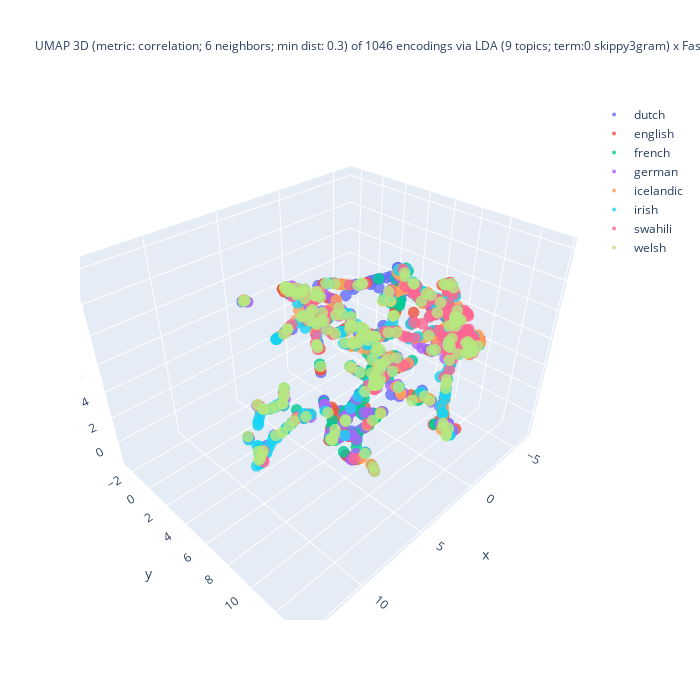

Notebook source saved alongside this figure:
### Code cell
%%capture --no-display

## Plotlyを使って UMAP の結果の可視化 (3D)
import plotly.graph_objects as go
import numpy as np

## 色分けの単位を選択
if color_lang_family:
    colored_var = 'family'
else:
    colored_var = 'language'
## umap_df を作成
X = zip(doc_UMAP_3d[:,0], doc_UMAP_3d[:,1], doc_UMAP_3d[:,2],
        doc_fit_df[colored_var]) # zip(..)が必要
umap_df = pd.DataFrame(X, columns = ['D1', 'D2', 'D3', colored_var])
#
fig = go.Figure()
for lang_name in sorted(set(umap_df[colored_var])):
    # set marker size of the target domain
    traced = umap_df[ umap_df['language'] == lang_name ]
    fig.add_trace(
        go.Scatter3d(
            x = traced['D1'], y = traced['D2'], z = traced['D3'],
            name = lang_name,
            mode = 'markers',
            marker = dict(size = 4, opacity = 0.8),
            marker_colorscale = color_palette, # worked??
            showlegend = True
        )
    )

## 3D 散布図にラベルを追加する処理は未実装
df_size = len(df)
## title_header
title_header = f"UMAP 3D (metric: {umap_metric}; {umap_n_neighbors} neighbors; min dist: {umap_min_dist}) of {df_size} encodings via\n"
## title_body
if use_FastText:
    if use_LDA:
        title_body = f"LDA ({n_topics} topics; term:0 {lda_term_type}) x FastText ({ft_n_dims} dims; term: {ft_term_type}; window: {ft_window_size})"
    else:
        title_body = f"FastText ({ft_n_dims} dims; term: {ft_term_type}; window: {ft_window_size})"
else:
    title_body = f"LDA ({n_topics} topics; term: {lda_term_type})"
#
title_val = title_header + title_body
fig.update_layout(title = dict(text = title_val, font_size = 12), autosize = False, width = 700, height = 700)
fig.show()

### Figure 1 — Plotly figure (JSON) as saved in the notebook; plotly's stock layout.template omitted (floating-point values rounded to 4 significant figures; data arrays with more than 128 entries replaced by an {"elided": "..."} marker saying what was removed)
{"data": [{"marker": {"colorscale": [[0, "#2E91E5"], [0.04348, "#E15F99"], [0.08696, "#1CA71C"], [0.1304, "#FB0D0D"], [0.1739, "#DA16FF"], [0.2174, "#222A2A"], [0.2609, "#B68100"], [0.3043, "#750D86"], [0.3478, "#EB663B"], [0.3913, "#511CFB"], [0.4348, "#00A08B"], [0.4783, "#FB00D1"], [0.5217, "#FC0080"], [0.5652, "#B2828D"], [0.6087, "#6C7C32"], [0.6522, "#778AAE"], [0.6957, "#862A16"], [0.7391, "#A777F1"], [0.7826, "#620042"], [0.8261, "#1616A7"], [0.8696, "#DA60CA"], [0.913, "#6C4516"], [0.9565, "#0D2A63"], [1, "#AF0038"]], "opacity": 0.8, "size": 4}, "mode": "markers", "name": "dutch", "showlegend": true, "type": "scatter3d", "x": {"elided": "173 float values"}, "y": {"elided": "173 float values"}, "z": {"elided": "173 float values"}}, {"marker": {"colorscale": [[0, "#2E91E5"], [0.04348, "#E15F99"], [0.08696, "#1CA71C"], [0.1304, "#FB0D0D"], [0.1739, "#DA16FF"], [0.2174, "#222A2A"], [0.2609, "#B68100"], [0.3043, "#750D86"], [0.3478, "#EB663B"], [0.3913, "#511CFB"], [0.4348, "#00A08B"], [0.4783, "#FB00D1"], [0.5217, "#FC0080"], [0.5652, "#B2828D"], [0.6087, "#6C7C32"], [0.6522, "#778AAE"], [0.6957, "#862A16"], [0.7391, "#A777F1"], [0.7826, "#620042"], [0.8261, "#1616A7"], [0.8696, "#DA60CA"], [0.913, "#6C4516"], [0.9565, "#0D2A63"], [1, "#AF0038"]], "opacity": 0.8, "size": 4}, "mode": "markers", "name": "english", "showlegend": true, "type": "scatter3d", "x": {"elided": "177 float values"}, "y": {"elided": "177 float values"}, "z": {"elided": "177 float values"}}, {"marker": {"colorscale": [[0, "#2E91E5"], [0.04348, "#E15F99"], [0.08696, "#1CA71C"], [0.1304, "#FB0D0D"], [0.1739, "#DA16FF"], [0.2174, "#222A2A"], [0.2609, "#B68100"], [0.3043, "#750D86"], [0.3478, "#EB663B"], [0.3913, "#511CFB"], [0.4348, "#00A08B"], [0.4783, "#FB00D1"], [0.5217, "#FC0080"], [0.5652, "#B2828D"], [0.6087, "#6C7C32"], [0.6522, "#778AAE"], [0.6957, "#862A16"], [0.7391, "#A777F1"], [0.7826, "#620042"], [0.8261, "#1616A7"], [0.8696, "#DA60CA"], [0.913, "#6C4516"], [0.9565, "#0D2A63"], [1, "#AF0038"]], "opacity": 0.8, "size": 4}, "mode": "markers", "name": "french", "showlegend": true, "type": "scatter3d", "x": {"elided": "191 float values"}, "y": {"elided": "191 float values"}, "z": {"elided": "191 float values"}}, {"marker": {"colorscale": [[0, "#2E91E5"], [0.04348, "#E15F99"], [0.08696, "#1CA71C"], [0.1304, "#FB0D0D"], [0.1739, "#DA16FF"], [0.2174, "#222A2A"], [0.2609, "#B68100"], [0.3043, "#750D86"], [0.3478, "#EB663B"], [0.3913, "#511CFB"], [0.4348, "#00A08B"], [0.4783, "#FB00D1"], [0.5217, "#FC0080"], [0.5652, "#B2828D"], [0.6087, "#6C7C32"], [0.6522, "#778AAE"], [0.6957, "#862A16"], [0.7391, "#A777F1"], [0.7826, "#620042"], [0.8261, "#1616A7"], [0.8696, "#DA60CA"], [0.913, "#6C4516"], [0.9565, "#0D2A63"], [1, "#AF0038"]], "opacity": 0.8, "size": 4}, "mode": "markers", "name": "german", "showlegend": true, "type": "scatter3d", "x": {"elided": "145 float values"}, "y": {"elided": "145 float values"}, "z": {"elided": "145 float values"}}, {"marker": {"colorscale": [[0, "#2E91E5"], [0.04348, "#E15F99"], [0.08696, "#1CA71C"], [0.1304, "#FB0D0D"], [0.1739, "#DA16FF"], [0.2174, "#222A2A"], [0.2609, "#B68100"], [0.3043, "#750D86"], [0.3478, "#EB663B"], [0.3913, "#511CFB"], [0.4348, "#00A08B"], [0.4783, "#FB00D1"], [0.5217, "#FC0080"], [0.5652, "#B2828D"], [0.6087, "#6C7C32"], [0.6522, "#778AAE"], [0.6957, "#862A16"], [0.7391, "#A777F1"], [0.7826, "#620042"], [0.8261, "#1616A7"], [0.8696, "#DA60CA"], [0.913, "#6C4516"], [0.9565, "#0D2A63"], [1, "#AF0038"]], "opacity": 0.8, "size": 4}, "mode": "markers", "name": "icelandic", "showlegend": true, "type": "scatter3d", "x": {"elided": "166 float values"}, "y": {"elided": "166 float values"}, "z": {"elided": "166 float values"}}, {"marker": {"colorscale": [[0, "#2E91E5"], [0.04348, "#E15F99"], [0.08696, "#1CA71C"], [0.1304, "#FB0D0D"], [0.1739, "#DA16FF"], [0.2174, "#222A2A"], [0.2609, "#B68100"], [0.3043, "#750D86"], [0.3478, "#EB663B"], [0.3913, "#511CFB"], [0.4348, "#00A08B"], [0.4783, "#FB00D1"], [0.5217, "#FC0080"], [0.5652, "#B2828D"], [0.6087, "#6C7C32"], [0.6522, "#778AAE"], [0.6957, "#862A16"], [0.7391, "#A777F1"], [0.7826, "#620042"], [0.8261, "#1616A7"], [0.8696, "#DA60CA"], [0.913, "#6C4516"], [0.9565, "#0D2A63"], [1, "#AF0038"]], "opacity": 0.8, "size": 4}, "mode": "markers", "name": "irish", "showlegend": true, "type": "scatter3d", "x": {"elided": "198 float values"}, "y": {"elided": "198 float values"}, "z": {"elided": "198 float values"}}, {"marker": {"colorscale": [[0, "#2E91E5"], [0.04348, "#E15F99"], [0.08696, "#1CA71C"], [0.1304, "#FB0D0D"], [0.1739, "#DA16FF"], [0.2174, "#222A2A"], [0.2609, "#B68100"], [0.3043, "#750D86"], [0.3478, "#EB663B"], [0.3913, "#511CFB"], [0.4348, "#00A08B"], [0.4783, "#FB00D1"], [0.5217, "#FC0080"], [0.5652, "#B2828D"], [0.6087, "#6C7C32"], [0.6522, "#778AAE"], [0.6957, "#862A16"], [0.7391, "#A777F1"], [0.7826, "#620042"], [0.8261, "#1616A7"], [0.8696, "#DA60CA"], [0.913, "#6C4516"], [0.9565, "#0D2A63"], [1, "#AF0038"]], "opacity": 0.8, "size": 4}, "mode": "markers", "name": "swahili", "showlegend": true, "type": "scatter3d", "x": {"elided": "148 float values"}, "y": {"elided": "148 float values"}, "z": {"elided": "148 float values"}}, {"marker": {"colorscale": [[0, "#2E91E5"], [0.04348, "#E15F99"], [0.08696, "#1CA71C"], [0.1304, "#FB0D0D"], [0.1739, "#DA16FF"], [0.2174, "#222A2A"], [0.2609, "#B68100"], [0.3043, "#750D86"], [0.3478, "#EB663B"], [0.3913, "#511CFB"], [0.4348, "#00A08B"], [0.4783, "#FB00D1"], [0.5217, "#FC0080"], [0.5652, "#B2828D"], [0.6087, "#6C7C32"], [0.6522, "#778AAE"], [0.6957, "#862A16"], [0.7391, "#A777F1"], [0.7826, "#620042"], [0.8261, "#1616A7"], [0.8696, "#DA60CA"], [0.913, "#6C4516"], [0.9565, "#0D2A63"], [1, "#AF0038"]], "opacity": 0.8, "size": 4}, "mode": "markers", "name": "welsh", "showlegend": true, "type": "scatter3d", "x": {"elided": "202 float values"}, "y": {"elided": "202 float values"}, "z": {"elided": "202 float values"}}], "layout": {"autosize": false, "height": 700, "title": {"font": {"size": 12}, "text": "UMAP 3D (metric: correlation; 6 neighbors; min dist: 0.3) of 1046 encodings via\nLDA (9 topics; term:0 skippy3gram) x FastText (27 dims; term: 3gram; window: 5)"}, "width": 700}}
